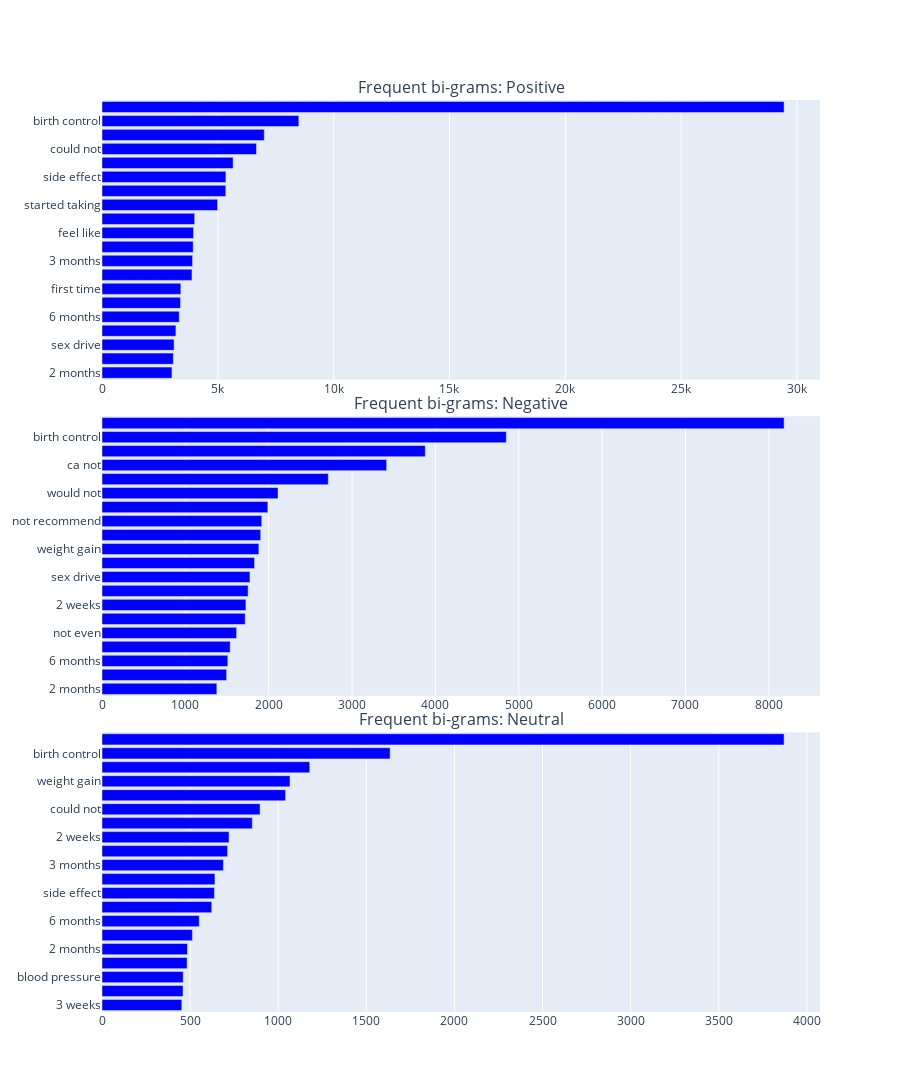

The notebook cell this image was saved under:
### Markdown cell above
Below chart shows the top bigrams words occured in the entire corpus for each label category

### Code cell
plot_grams(2, "bi-grams")

### Figure 1 — Plotly figure (JSON) as saved in the notebook; plotly's stock layout.template omitted (floating-point values rounded to 4 significant figures)
{"data": [{"marker": {"color": "blue"}, "orientation": "h", "showlegend": false, "type": "bar", "x": [3020, 3079, 3112, 3190, 3334, 3389, 3403, 3885, 3910, 3937, 3952, 4000, 4990, 5344, 5349, 5660, 6668, 7004, 8497, 29444], "xaxis": "x", "y": ["2 months", "years old", "sex drive", "2 years", "6 months", "much better", "first time", "mood swings", "3 months", "years ago", "feel like", "2 weeks", "started taking", "weight gain", "side effect", "ca not", "could not", "no side", "birth control", "side effects"], "yaxis": "y"}, {"marker": {"color": "blue"}, "orientation": "h", "showlegend": false, "type": "bar", "x": [1378, 1495, 1510, 1538, 1615, 1718, 1727, 1753, 1775, 1830, 1882, 1904, 1917, 1990, 2112, 2715, 3415, 3879, 4851, 8184], "xaxis": "x2", "y": ["2 months", "not get", "6 months", "started taking", "not even", "felt like", "2 weeks", "not take", "sex drive", "feel like", "weight gain", "3 months", "not recommend", "not work", "would not", "mood swings", "ca not", "could not", "birth control", "side effects"], "yaxis": "y2"}, {"marker": {"color": "blue"}, "orientation": "h", "showlegend": false, "type": "bar", "x": [453, 460, 461, 483, 485, 513, 552, 623, 638, 641, 689, 713, 721, 853, 897, 1042, 1067, 1179, 1635, 3871], "xaxis": "x3", "y": ["3 weeks", "not know", "blood pressure", "3 days", "2 months", "not get", "6 months", "feel like", "side effect", "not sure", "3 months", "started taking", "2 weeks", "sex drive", "could not", "mood swings", "weight gain", "ca not", "birth control", "side effects"], "yaxis": "y3"}], "layout": {"annotations": [{"font": {"size": 16}, "showarrow": false, "text": "Frequent bi-grams: Positive", "x": 0.5, "xanchor": "center", "xref": "paper", "y": 1, "yanchor": "bottom", "yref": "paper"}, {"font": {"size": 16}, "showarrow": false, "text": "Frequent bi-grams: Negative", "x": 0.5, "xanchor": "center", "xref": "paper", "y": 0.6533, "yanchor": "bottom", "yref": "paper"}, {"font": {"size": 16}, "showarrow": false, "text": "Frequent bi-grams: Neutral", "x": 0.5, "xanchor": "center", "xref": "paper", "y": 0.3067, "yanchor": "bottom", "yref": "paper"}], "height": 1200, "width": 900, "xaxis": {"anchor": "y", "domain": [0, 1]}, "xaxis2": {"anchor": "y2", "domain": [0, 1]}, "xaxis3": {"anchor": "y3", "domain": [0, 1]}, "yaxis": {"anchor": "x", "domain": [0.6933, 1]}, "yaxis2": {"anchor": "x2", "domain": [0.3467, 0.6533]}, "yaxis3": {"anchor": "x3", "domain": [0, 0.3067]}}}
